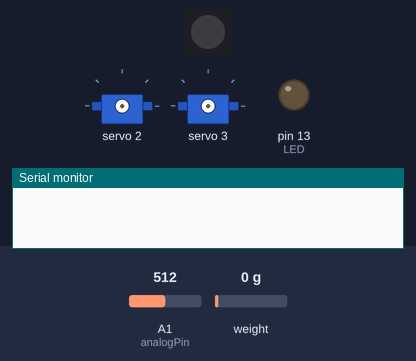
Bench run of a sketch on a simulated Arduino Mega 2560, built with avr-gcc and run on an emulated ATmega2560. Shown: 1 RGB LEDs in strip order, left to right, 2 × servo, output pins drawn as LEDs (lit = HIGH), the last lines printed to the serial monitor. The inputs (shaded band) are chosen by the test bench; at power-on: A1 (analogPin) = 512, weight on the scale 0 g. Dim RGB values are drawn brighter than linear; no radio packets arrive unless stated; pins used as bus, display or sensor lines are not drawn.

Above: at 0.1 s.
At 5.1 s:
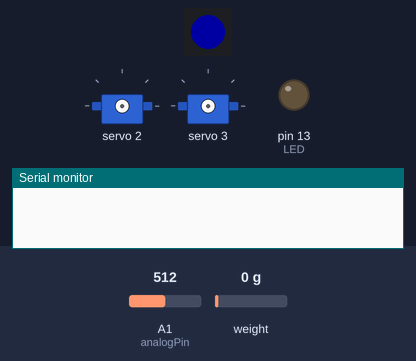
At 10.3 s:
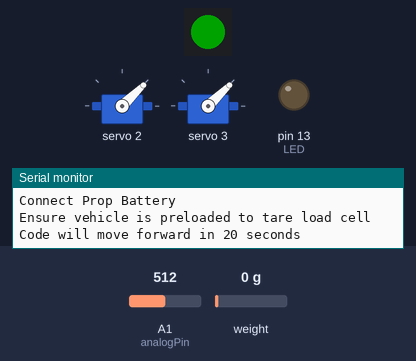
At 32.4 s:
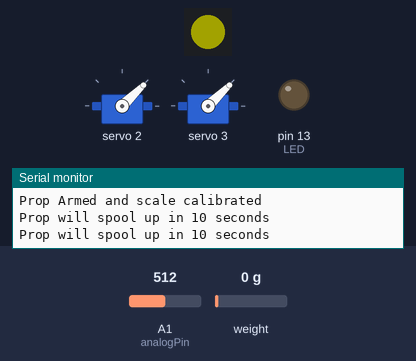
At 42.5 s:
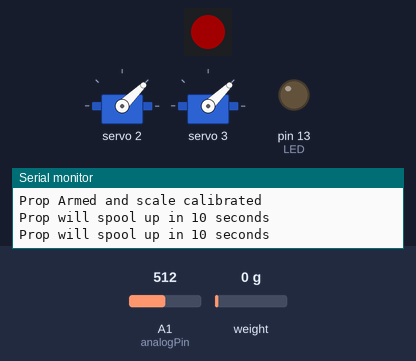
At 51.7 s:
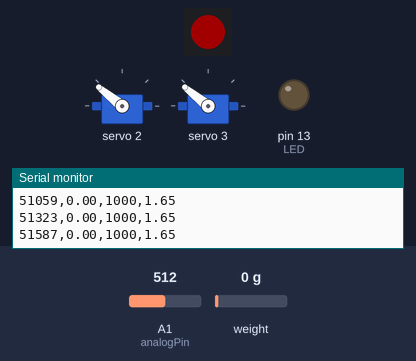
Timing chart, 0 to 53.9 s (numbered marks = the images above):
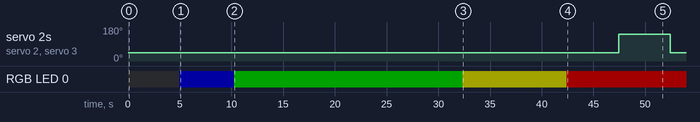

The sketch:

thrust_stand_ops_V3.ino
```cpp
// Make improvements to this code. There is a 5 seconds pause before the props spool up
// and radio comm telemetery does not work so remove the functionality from the code.

#include "HX711.h"
#include <Servo.h>
#include <Adafruit_NeoPixel.h>
#include <Wire.h>     // Arduino standard I2C/Two-Wire Library
#include <RH_RF69.h>
#include <Adafruit_PWMServoDriver.h>

#define PIN 40 // On Trinket or Gemma, suggest changing this to 1
#define NUMPIXELS 1 // Popular NeoPixel ring size

// Change to 434.0 or other frequency, must match RX's freq!
#define RF69_FREQ 915.0

#define RFM69_CS    4
#define RFM69_INT   3
#define RFM69_RST   2
#define LED        13

#define SERVO_FREQ 50 // Analog servos run at ~50 Hz updates

HX711 thruststand;
Adafruit_NeoPixel pixels(NUMPIXELS, PIN, NEO_GRB + NEO_KHZ800);
Adafruit_PWMServoDriver pwm = Adafruit_PWMServoDriver();
RH_RF69 rf69(RFM69_CS, RFM69_INT); // Singleton instance of the radio driver

uint8_t dataPin  = 6;
uint8_t clockPin = 7;

unsigned long endTime = 0;

// Defines variable for prop motors
uint8_t upperProp = 2;
uint8_t lowerProp = 3;

uint16_t highThrottle = 1000;
uint16_t lowThrottle = 0;

int radioCharLength = 60;

// Battery Voltage Read
const int analogPin = A1;

void setThrottle1(uint16_t throttle)
{
  throttle = map(throttle, 0, 1000, 1000, 2000);
  pwm.writeMicroseconds(upperProp, throttle);
}

void setThrottle2(int throttle)
{
  throttle = map(throttle, 0, 1000, 1000, 2000);
  pwm.writeMicroseconds(lowerProp, throttle);
}

void sendRadioComms(String data)
{
  // Convert the String to a char array
  char telemetry[data.length() + 1]; // Allocate enough space
  data.toCharArray(telemetry, sizeof(telemetry)); // Convert String to char array

  char radiopacket[radioCharLength]; //Increase this value to prevent cutting off characters when sending data
  strncpy(radiopacket, telemetry, sizeof(radiopacket) - 1); // Ensure safe copy
  radiopacket[sizeof(radiopacket) - 1] = '\0'; // Null-terminate for safetry
  Serial.println(radiopacket);

  // Send a message to the DESTINATION!
  rf69.send((uint8_t *)radiopacket, strlen(radiopacket));
  rf69.waitPacketSent();

  // Now wait for a reply from the server
  Blink(LED, 1, 1); // blink LED 1 times, 1ms between blinks
}

void Blink(byte pin, byte delay_ms, byte loops)
{
  while (loops--) {
    digitalWrite(pin, HIGH);
    delay(delay_ms);
    digitalWrite(pin, LOW);
    delay(delay_ms);
  }
}

void throttleLoop(int throttle, int runTime)
{
  unsigned long startTime = millis();
  endTime = startTime;
  setThrottle1(throttle);
  setThrottle2(throttle);
  while((endTime - startTime) <= runTime)
  {

    int voltageRead = analogRead(analogPin);
    float currentVoltage = (voltageRead * 3.3) / 1023.0;

    // Buid data string to send through radio comms
    String data = String(millis()) + "," + String(thruststand.get_units(2)) + "," + throttle + "," + String(currentVoltage);
    sendRadioComms(data);

    endTime = millis();
  }
}

void setup()
{
  digitalWrite(5, HIGH);

  delay(5000);

  pixels.begin(); // INITIALIZE NeoPixel strip object (REQUIRED)
  pixels.clear(); // Set all pixel colors to 'off'
  pixels.setPixelColor(0, pixels.Color(0, 0, 35));
  pixels.show();   // Send the updated pixel colors to the hardware.

  delay(5000);

  Serial.begin(115200);

  // Everything below this comment is from RadioHead69_AddrDemo_TX_Custom code to setup radio
  pinMode(LED, OUTPUT);
  pinMode(RFM69_RST, OUTPUT);
  digitalWrite(RFM69_RST, LOW);

  // manual reset
  digitalWrite(RFM69_RST, HIGH);
  delay(10);
  digitalWrite(RFM69_RST, LOW);
  delay(10);

  if (!rf69.init()) {
    Serial.println("RFM69 radio init failed");
    while (1);
  }
  Serial.println("RFM69 radio init OK!");
  // Defaults after init are 434.0MHz, modulation GFSK_Rb250Fd250, +13dbM (for low power module)
  // No encryption
  if (!rf69.setFrequency(RF69_FREQ)) {
    Serial.println("setFrequency failed");
  }

  // If you are using a high power RF69 eg RFM69HW, you *must* set a Tx power with the
  // ishighpowermodule flag set like this:
  rf69.setTxPower(20, true);  // range from 14-20 for power, 2nd arg must be true for 69HCW

  // The encryption key has to be the same as the one in the client
  uint8_t key[] = { 0x01, 0x02, 0x03, 0x04, 0x05, 0x06, 0x07, 0x08,
                    0x01, 0x02, 0x03, 0x04, 0x05, 0x06, 0x07, 0x08 };
  rf69.setEncryptionKey(key);

  Serial.print("RFM69 radio @");  Serial.print((int)RF69_FREQ);  Serial.println(" MHz");
  // Radio code stops above this comment

  thruststand.begin(dataPin, clockPin);

  pwm.begin();
  pwm.setOscillatorFrequency(26500000);
  pwm.setPWMFreq(SERVO_FREQ);  // Analog servos run at ~50 Hz updates
  delay(10);

  setThrottle1(lowThrottle); // Set throttle to 0%
  setThrottle2(lowThrottle); // Set throttle to 0%
  Serial.println("\nThrottle LOW");
  sendRadioComms("Throttle LOW");

  digitalWrite(5, LOW);

  Serial.println("\nConnect Prop Battery");
  Serial.println("Ensure vehicle is preloaded to tare load cell");
  Serial.println("Code will move forward in 20 seconds");
  sendRadioComms("\nConnect Prop Battery");
  sendRadioComms("Ensure vehicle is preloaded to tare load cell");
  sendRadioComms("Code will move forward in 20 seconds");

  pixels.setPixelColor(0, pixels.Color(0, 35, 0));
  pixels.show(); // Send the updated pixel colors to the hardware.

  delay(20000);

  thruststand.tare(20);
  thruststand.set_scale(359.79);

  Serial.println("\nProp Armed and scale calibrated");
  sendRadioComms("Prop Armed and scale calibrated");

  pixels.setPixelColor(0, pixels.Color(35, 35, 0));
  pixels.show(); // Send the updated pixel colors to the hardware.

  Serial.println("\nProp will spool up in 10 seconds");
  sendRadioComms("Prop will spool up in 10 seconds");

  delay(10000);

  pixels.setPixelColor(0, pixels.Color(35, 0, 0));
  pixels.show(); // Send the updated pixel colors to the hardware.
}

void loop()
{
  throttleLoop(0, 5000);
  throttleLoop(1000, 5000);

  digitalWrite(5, HIGH);
  throttleLoop(0, 100000);
}
```

Measured:
- by itself, servo 2, servo 3: 44° → 141° at 47.4 s, → 44° 5.0 s later
- by itself, RGB LED 0: off → RGB(0, 0, 35) at 5.0 s, → RGB(0, 35, 0) 5.3 s later, → RGB(35, 35, 0) 22.1 s later, → RGB(35, 0, 0) 10.1 s later
